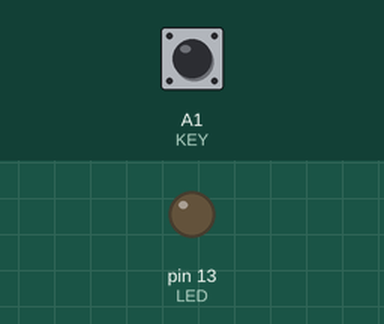
A sketch run on a simulated Arduino Uno, built with avr-gcc and run on an emulated ATmega328P. Shown: output pins drawn as LEDs (lit = HIGH). The test bench sets the inputs (shaded band); at power-on: A1 (KEY) HIGH.

Above: at 1.2 s.
1.3 s: A1 (KEY) pulled LOW for 0.15 s
At 2.5 s:
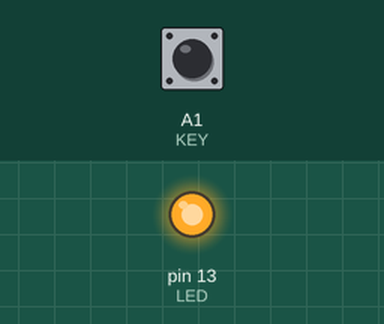
2.9 s: A1 (KEY) pulled LOW for 1 s
At 5.0 s:
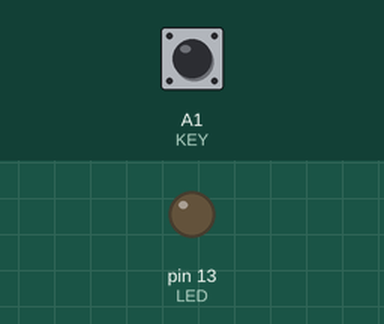
5.4 s: A1 (KEY) pulled LOW for 3.2 s
At 9.7 s:
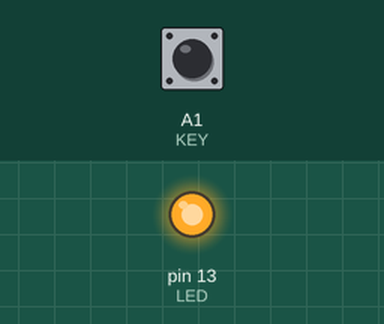
Timing chart, 0 to 11.2 s (numbered marks = the images above; inputs shaded):
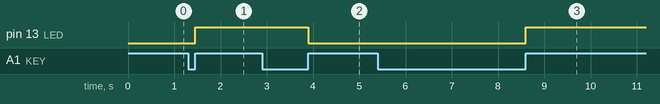

Measured:
- after the input at 1.3 s, pin 13 (LED): LOW → HIGH after 0.15 s
- after the input at 2.9 s, pin 13 (LED): HIGH → LOW after 1.0 s
- after the input at 5.4 s, pin 13 (LED): LOW → HIGH after 3.2 s

The sketch:

_4_VMA209_LED_STARTSTOP.ino
```cpp
//*******************************************************************************
//  VMA209 - LED START-STOP BY PUSH BUTTON EXAMPLE
//  function : press S1, LED D1 will light -- press S1 again, LED D1 will switch off
//  programmed on:Arduino IDE-----------------------------------------
//  compatible with Arduino UNO, MEGA
//*******************************************************************************

#define LED 13  // LED is on digital 13, another value between line 10 and 13 can be chosen ! Just give it a try !
#define KEY A1  // we choose one of the available push buttons which are on A1, A2 or A3. In this case we choose A1 but You can try another one

int KEY_NUM = 0;

void setup()
{
  pinMode(LED,OUTPUT);			// initialize LED (D13) as output
  pinMode(KEY,INPUT_PULLUP);		//initialize KEY (analog pin A1) as an input with the internal pull-up resistor enabled
}

void loop()
{
  ScanKey();		// check if there is a key pressed (see void ScanKey)
  if(KEY_NUM == 1)	// key 1 pressed
  {
    digitalWrite(LED,!digitalRead(LED));// Inverte the LED status
  }
}

void ScanKey()	// ScanKey routine
{
  KEY_NUM = 0;
  if(digitalRead(KEY) == LOW)
  {
    delay(20);						// anti-bounce delay , this is the minimuum time You have to press the button
    if(digitalRead(KEY) == LOW)
    {
      KEY_NUM = 1;
      while(digitalRead(KEY) == LOW);
    }
  }
}
```
